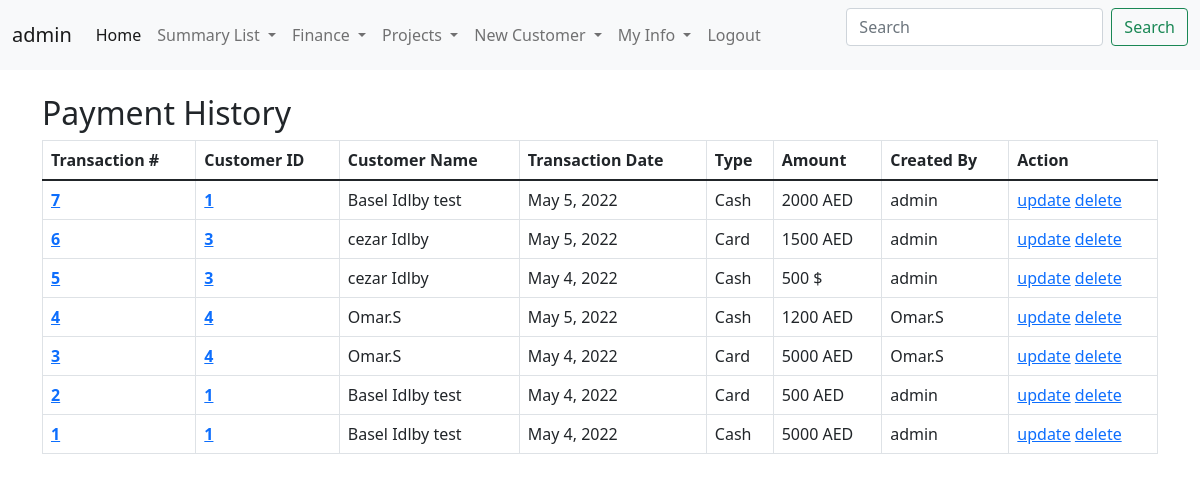
The page /PaymentHitoryList (signed in) on the database as committed earlier.
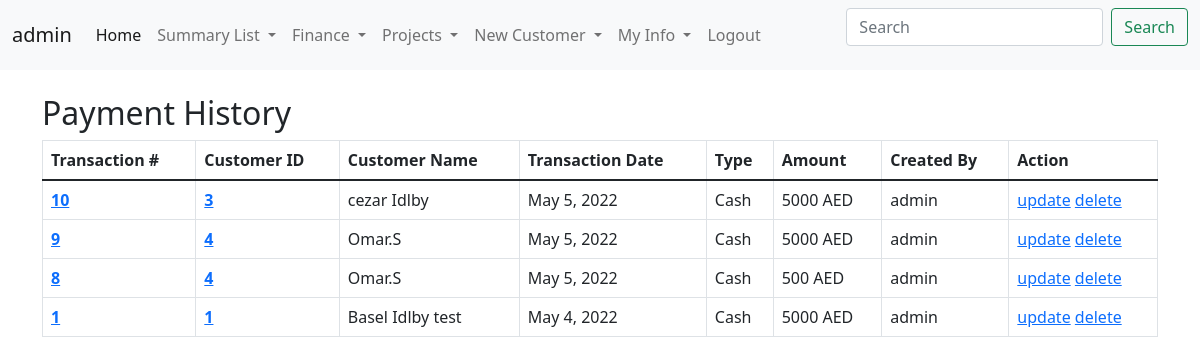
The same page on the database as committed later.
### CRM/models.py (models this page shows)
class paymentsModel(models.Model):
    payType = [
            ('Card', 'Card'),
            ('Cash', 'Cash')
            ]
    currency = [
        ('AED','AED'),
        {'$' , 'dollar'}
    ]
    transactionId = models.AutoField(primary_key=True)
    customerId = models.ForeignKey(CustomerInfoModel,on_delete=models.DO_NOTHING)
    paymentRef = models.CharField(max_length=100)
    transactionDate = models.DateField(default=datetime.now)
    paymentType = models.CharField(max_length=10 , choices=payType)
    paymentAmount = models.IntegerField()
    Currency = models.CharField(max_length=6 , choices=currency)
    createdBy = models.ForeignKey(User, on_delete=models.DO_NOTHING)
    GA1 = models.CharField(max_length=100 , blank=True, null=True)
    GB1 = models.BooleanField(blank=True, null=True)
    GD1 = models.DateField(blank=True, null=True)

class CustomerInfoModel(models.Model):
    customerId = models.AutoField(primary_key=True)
    customerName = models.CharField(max_length=100 , unique=True)
    country = models.ForeignKey(countryListModel,on_delete=models.DO_NOTHING)
    address = models.CharField(max_length=150)
    mobileNumber = models.IntegerField(unique=True)
    workNumber = models.IntegerField()
    email = models.EmailField(max_length=50 , unique=True)
    userLogin = models.OneToOneField(settings.AUTH_USER_MODEL,related_name="b" ,  on_delete=models.DO_NOTHING , null=True , blank=True )
    createdBy = models.ForeignKey(User, on_delete=models.DO_NOTHING)
    active = models.BooleanField(default=True)
    GA1 = models.CharField(max_length=100 , blank=True, null=True)
    GA2 = models.CharField(max_length=100 , blank=True, null=True)
    GA3 = models.CharField(max_length=100 , blank=True, null=True)
    GA4 = models.CharField(max_length=100 , blank=True, null=True)
    GB1 = models.BooleanField(default=False , blank=True, null=True)
    GB2 = models.BooleanField(default=False , blank=True, null=True)
    GB3 = models.BooleanField(default=False , blank=True, null=True)
    GB4 = models.BooleanField(default=False , blank=True, null=True)
    GD1 = models.DateField(blank=True, null=True)
    GD2 = models.DateField(blank=True, null=True)
    GD3 = models.DateField(blank=True, null=True)
    def __str__(self) -> str:
        return f"{self.customerName}"

### CRM/views.py (the view)
# urls.py: path('PaymentHitoryList',views.PaymentHistory,name='PaymentHitoryList'),
@login_required
def PaymentHistory(request):
    PyamentHitoryList = paymentsModel.objects.all().order_by('-transactionId')
    context = {'PyamentHitoryList':PyamentHitoryList}
    return render(request,'CRM/PaymentHistoryList.html',context)

### CRM/templates/CRM/PaymentHistoryList.html (shortened to what this page needs)
{% include 'CRM/base.html' %}
{% include 'CRM/navbar.html' %}
{% block content %}
<div class="container-lg">
    <h2>Payment History</h2>
<table class="table table-bordered">
    <thead>
      <tr>
        <th scope="col">Transaction #</th>
        <th scope="col">Customer ID</th>
        <th scope="col">Customer Name</th>
        <th scope="col">Transaction Date</th>
        <th scope="col">Type</th>
        <th scope="col">Amount</th>
        <th scope="col">Created By</th>
        <th scope="col">Action</th>
      </tr>
    </thead>
    <tbody>
      <tr>
          {% for x in PyamentHitoryList %}
        <th scope="row" ><a href="/customerProfile/{{x.transactionId}}">{{x.transactionId}}</a></th>
        <th scope="row" ><a href="/customerProfile/{{x.customerId_id}}">{{x.customerId_id}}</a></th>
        <td>{{x.customerId}}</td>
        <td>{{x.transactionDate}}</td>
        <td>{{x.paymentType}}</td>
        <td>{{x.paymentAmount}} {{x.Currency}}</td>
        <td>{{x.createdBy}}</td>
        <td ><a href="NewPayment">update</a> <a href="deletePayment/{{x.transactionId}}">delete</a></td>
      </tr>
      {% endfor %}
    </tbody>
  </table>
</div>
{%  endblock %}

### CRM/templates/CRM/base.html (shortened to what this page needs)
{% block content %}
{% load static %}
<html lang="en">
<head>
    <link href="https://cdn.jsdelivr.net/npm/bootstrap@5.1.3/dist/css/bootstrap.min.css" rel="stylesheet">
    <link rel="stylesheet" type="text/css" href="{% static 'CRM/custom.css' %}?{% now "U" %}">
</head>
<body>
</body>
</html>
{% endblock %}

### CRM/templates/CRM/navbar.html (shortened to what this page needs)
{% block content %}
<nav class="navbar navbar-expand-lg navbar-light bg-light">
    <div class="container-fluid">
      <a class="navbar-brand" href="#">{{user.get_username}}</a>
      <div class="collapse navbar-collapse" id="navbarScroll">
        <ul class="navbar-nav me-auto my-2 my-lg-0 navbar-nav-scroll" style="--bs-scroll-height: 100px;">
          {% if user.is_superuser %}
          <li class="nav-item">
            <a class="nav-link active" aria-current="page" href="{% url 'CRM:customerList' %}">Home</a>
          </li>
          <li class="nav-item dropdown">
            <a class="nav-link dropdown-toggle" href="#" id="navbarScrollingDropdown" role="button" data-bs-toggle="dropdown" aria-expanded="false">
              Summary List
            </a>
          </li>
          <li class="nav-item dropdown">
            <a class="nav-link dropdown-toggle" href="#" id="navbarScrollingDropdown" role="button" data-bs-toggle="dropdown" aria-expanded="false">
              Finance
            </a>
          </li>
          <li class="nav-item dropdown">
            <a class="nav-link dropdown-toggle" href="#" id="navbarScrollingDropdown" role="button" data-bs-toggle="dropdown" aria-expanded="false">
              Projects
            </a>
          </li>
          <li class="nav-item dropdown">
            <a class="nav-link dropdown-toggle" href="#" id="navbarScrollingDropdown" role="button" data-bs-toggle="dropdown" aria-expanded="false">
              New Customer
            </a>
          </li>
          {% endif %}
          {% if user.is_authenticated %}
          <li class="nav-item dropdown">
            <a class="nav-link dropdown-toggle" href="#" id="navbarScrollingDropdown" role="button" data-bs-toggle="dropdown" aria-expanded="false">
              My Info
            </a>
          </li>
          {% endif %}
          {% if user.is_authenticated %}
          <li class="nav-item">
            <a class="nav-link" href="{% url 'logout' %}">Logout</a>
          </li>
          {% else %}
          <li class="nav-item"></li>
          <a class="nav-link" href="{% url 'login' %}">Login</a>
        </li>
          {% endif %}
        </ul>
        <form class="d-flex">
          <input class="form-control me-2" type="search" placeholder="Search" aria-label="Search">
          <button class="btn btn-outline-success" type="submit">Search</button>
        </form>
      </div>
    </div>
  </nav>
  {% endblock %}

Rows that differ between the two databases and show on the page:
removed paymentsModel: transactionId "7", customerId_id "1", customerId "Basel Idlby test", transactionDate "May 5, 2022", paymentType "Cash", paymentAmount "2000", Currency "AED", createdBy "admin"
removed paymentsModel: transactionId "6", customerId_id "3", customerId "cezar Idlby", transactionDate "May 5, 2022", paymentType "Card", paymentAmount "1500", Currency "AED", createdBy "admin"
removed paymentsModel: transactionId "5", customerId_id "3", customerId "cezar Idlby", transactionDate "May 4, 2022", paymentType "Cash", paymentAmount "500", Currency "$", createdBy "admin"
removed paymentsModel: transactionId "4", customerId_id "4", customerId "Omar.S", transactionDate "May 5, 2022", paymentType "Cash", paymentAmount "1200", Currency "AED", createdBy "Omar.S"
removed paymentsModel: transactionId "3", customerId_id "4", customerId "Omar.S", transactionDate "May 4, 2022", paymentType "Card", paymentAmount "5000", Currency "AED", createdBy "Omar.S"
removed paymentsModel: transactionId "2", customerId_id "1", customerId "Basel Idlby test", transactionDate "May 4, 2022", paymentType "Card", paymentAmount "500", Currency "AED", createdBy "admin"
added paymentsModel: transactionId "10", customerId_id "3", customerId "cezar Idlby", transactionDate "May 5, 2022", paymentType "Cash", paymentAmount "5000", Currency "AED", createdBy "admin"
added paymentsModel: transactionId "9", customerId_id "4", customerId "Omar.S", transactionDate "May 5, 2022", paymentType "Cash", paymentAmount "5000", Currency "AED", createdBy "admin"
added paymentsModel: transactionId "8", customerId_id "4", customerId "Omar.S", transactionDate "May 5, 2022", paymentType "Cash", paymentAmount "500", Currency "AED", createdBy "admin"
